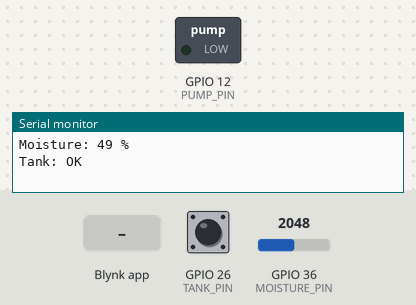
The sketch below on a simulated ESP32. Parts: switched loads named in the sketch (green lamp = pin HIGH), the last lines printed to the serial monitor. Inputs (shaded band) come from the test bench; at power-on: GPIO 26 (TANK_PIN) HIGH, GPIO 36 (MOISTURE_PIN) = 2048. WiFi joins after 1.5 s; servers stay silent unless stated. At 11.9 s the program puts the board to deep sleep or switches it off; the recording ends there.

Above: at 3.0 s.
3.1 s: Blynk app writes 1 to V0
At 3.5 s:
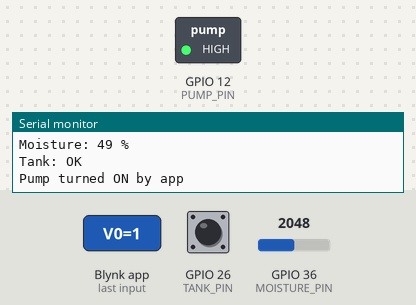
Timing chart, 0 to 7.8 s (numbered marks = the images above; inputs shaded):
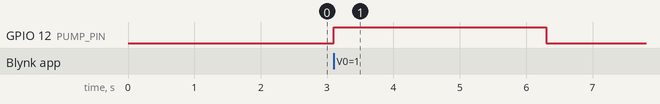

The sketch:

IoTWateringSystemDemo.ino
```cpp
/*************************************************************
   ESP32 Blynk IoT Pump Control
*************************************************************/

#define BLYNK_TEMPLATE_ID   "TMPL4NxcLZUta"
#define BLYNK_TEMPLATE_NAME "Quickstart Template"
#define BLYNK_AUTH_TOKEN    "***" //Add auth token

#define BLYNK_PRINT Serial

#include <WiFi.h>
#include <BlynkSimpleEsp32.h>
#include "esp_sleep.h"

// WiFi credentials
char ssid[] = "***";  //Add SSID
char pass[] = "***"; //Add password

#define PUMP_PIN 12
#define MOISTURE_PIN 36   // Soil sensor analog input (A0 = GPIO36)
#define TANK_PIN     26   // Tank sensor digital input

//Variables
int moisture = 0;
bool pumpIsOn = false;
unsigned long pumpStartTime = 0;
const unsigned long maxPumpTime = 3000; // 3 seconds
bool justWokeUp = true; // true on wake
unsigned long lastPumpActionTime = 0;  // time pump last turned ON or OFF
const unsigned long idleBeforeSleep = 10000; // 10 sec

BlynkTimer timer;

BLYNK_WRITE(V0) {
  int value = param.asInt();       // Value from Blynk button
  //digitalWrite(PUMP_PIN, value);   // Control pump pin
  //Serial.println(value ? "Pump ON" : "Pump OFF");

  if (value == 1 && !pumpIsOn) {
    digitalWrite(PUMP_PIN, HIGH);
    pumpIsOn = true;
    pumpStartTime = millis();
    lastPumpActionTime = millis();
    Serial.println("Pump turned ON by app");
  } else if (value == 0 && pumpIsOn) {
    digitalWrite(PUMP_PIN, LOW);
    pumpIsOn = false;
    lastPumpActionTime = millis();
    Serial.println("Pump turned OFF by app");
  }
}

// --- Sync V0 after connection ---
BLYNK_CONNECTED() {
  Blynk.syncVirtual(V0); // ask for last pump state
}

void checkPumpTimeout() {
  if (pumpIsOn && millis() - pumpStartTime >= maxPumpTime) {
    digitalWrite(PUMP_PIN, LOW);
    pumpIsOn = false;
    Blynk.virtualWrite(V0, 0); // turn off button in app
    Serial.println("Pump auto-stopped after 10s");
  }
}

void readMoisture() {
  int sensorValue = analogRead(MOISTURE_PIN);
  moisture = 100 - ((sensorValue / 4095.0) * 100);
  Serial.print("Moisture: ");
  Serial.print(moisture);
  Serial.println(" %");

  Blynk.virtualWrite(V1, moisture); // Send to app (V1)
}

void readTankStatus() {
  // In your timed task (e.g., every 2 seconds)
  bool tankEmpty = (digitalRead(TANK_PIN) == LOW);
  //Blynk.virtualWrite(V2, tankEmpty ? "Empty" : "OK");
  Serial.print("Tank: ");
  Serial.println(tankEmpty ? "EMPTY" : "OK");

  if (tankEmpty) {
    Blynk.virtualWrite(V2, "EMPTY"); // label display
    Blynk.virtualWrite(V3, 255);     // LED ON
    Blynk.setProperty(V3, "color", "#FF0000"); // Red
  } else {
    Blynk.virtualWrite(V2, "OK");
    Blynk.virtualWrite(V3, 255);     // LED ON
    Blynk.setProperty(V3, "color", "#00FF00"); // Green
  }
}

void goToSleep() {
  Serial.println("Going to sleep for 2 minutes...");
  delay(100);
  esp_sleep_enable_timer_wakeup(120ULL * 1000000ULL); // 2 min in microseconds
  esp_deep_sleep_start();
}

// Call this regularly in timer
void checkDeepSleepTimeout() {
  if (!pumpIsOn) {
    unsigned long idleTime = millis() - lastPumpActionTime;
    if (idleTime >= idleBeforeSleep) {
      Serial.println("No pump activity for 10s, going to sleep");
      goToSleep();
    }
  }
}

void setup() {
  Serial.begin(115200);
  pinMode(PUMP_PIN, OUTPUT);
  pinMode(TANK_PIN, INPUT_PULLUP);

  digitalWrite(PUMP_PIN, LOW);

  Blynk.begin(BLYNK_AUTH_TOKEN, ssid, pass);

  // Run once after wake: read & send sensor data
  readMoisture();
  readTankStatus();

  // If pump is OFF after 10 sec → sleep again
  timer.setTimeout(10000L, []() {
    if (!pumpIsOn) {
      goToSleep();
    }
  });

  // Read sensors every 2 seconds
  timer.setInterval(2000L, readMoisture);
  timer.setInterval(2000L, readTankStatus);
  timer.setInterval(500L, checkPumpTimeout);
  lastPumpActionTime = millis(); // start idle timer
  timer.setInterval(1000L, checkDeepSleepTimeout); // check every 1s
}

void loop() {
  Blynk.run();
  timer.run();
  //delay(2000);
}
```

Measured:
- after the input at 3.1 s, GPIO 12 (PUMP_PIN): LOW → HIGH at once, → LOW 3.2 s later
